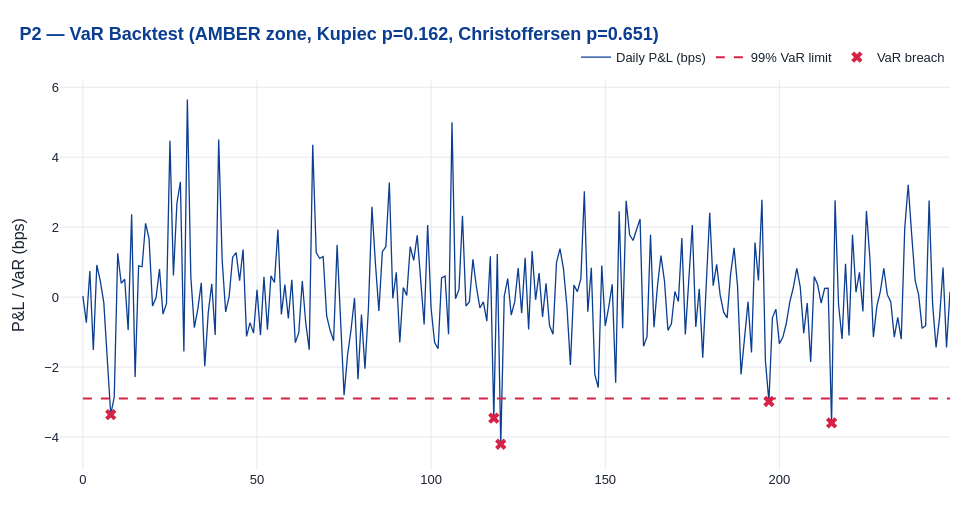

Notebook cell for this chart:
### Code cell
# Simulate a realistic daily P&L / breach series and run the regulatory backtest suite
rng = np.random.default_rng(11)
n_days = 250
pnl = rng.standard_t(df=5, size=n_days) * 1.2  # fat-tailed daily P&L (bps of portfolio)
var99 = np.full(n_days, 2.9)  # static 99% VaR estimate for illustration
breaches = pnl < -var99

backtest = p2.run_backtest(breaches, target_rate=0.01)
print(backtest)

fig = go.Figure()
fig.add_trace(go.Scatter(x=np.arange(n_days), y=pnl, mode="lines", name="Daily P&L (bps)",
                          line=dict(color="#0B3D91", width=1.3)))
fig.add_trace(go.Scatter(x=np.arange(n_days), y=-var99, mode="lines", name="99% VaR limit",
                          line=dict(color="#D62246", dash="dash")))
breach_idx = np.where(breaches)[0]
fig.add_trace(go.Scatter(x=breach_idx, y=pnl[breach_idx], mode="markers", name="VaR breach",
                          marker=dict(color="#D62246", size=10, symbol="x")))
apply_house_style(fig, f"P2 — VaR Backtest ({backtest.traffic_light} zone, "
                        f"Kupiec p={backtest.kupiec_p_value:.3f}, Christoffersen p={backtest.christoffersen_p_value:.3f})")
fig.update_yaxes(title="P&L / VaR (bps)")
save_figure(fig, "p2_var_backtest", "charts")
fig.show()

### Figure 1 — Plotly figure (JSON) as saved in the notebook; plotly's stock layout.template omitted (floating-point values rounded to 4 significant figures; data arrays with more than 128 entries replaced by an {"elided": "..."} marker saying what was removed)
{"data": [{"line": {"color": "#0B3D91", "width": 1.3}, "mode": "lines", "name": "Daily P&L (bps)", "type": "scatter", "x": {"elided": "250 int values"}, "y": {"elided": "250 float values"}}, {"line": {"color": "#D62246", "dash": "dash"}, "mode": "lines", "name": "99% VaR limit", "type": "scatter", "x": {"elided": "250 int values"}, "y": {"elided": "250 float values"}}, {"marker": {"color": "#D62246", "size": 10, "symbol": "x"}, "mode": "markers", "name": "VaR breach", "type": "scatter", "x": [8, 118, 120, 197, 215], "y": [-3.36, -3.46, -4.206, -2.983, -3.596]}], "layout": {"colorway": ["#0B3D91", "#D62246", "#2E8B57", "#E8A33D", "#6A4C93", "#1B998B"], "font": {"color": "#1a2332", "family": "Helvetica, Arial, sans-serif", "size": 13}, "height": 520, "legend": {"orientation": "h", "x": 1, "xanchor": "right", "y": 1.02, "yanchor": "bottom"}, "margin": {"b": 50, "l": 60, "r": 30, "t": 80}, "paper_bgcolor": "white", "plot_bgcolor": "white", "title": {"font": {"color": "#0B3D91", "size": 18}, "text": "<b>P2 — VaR Backtest (AMBER zone, Kupiec p=0.162, Christoffersen p=0.651)</b>", "x": 0.02, "xanchor": "left"}, "width": 980, "xaxis": {"gridcolor": "#e8e8ef", "showgrid": true, "zeroline": false}, "yaxis": {"gridcolor": "#e8e8ef", "showgrid": true, "title": {"text": "P&L / VaR (bps)"}, "zeroline": false}}}
